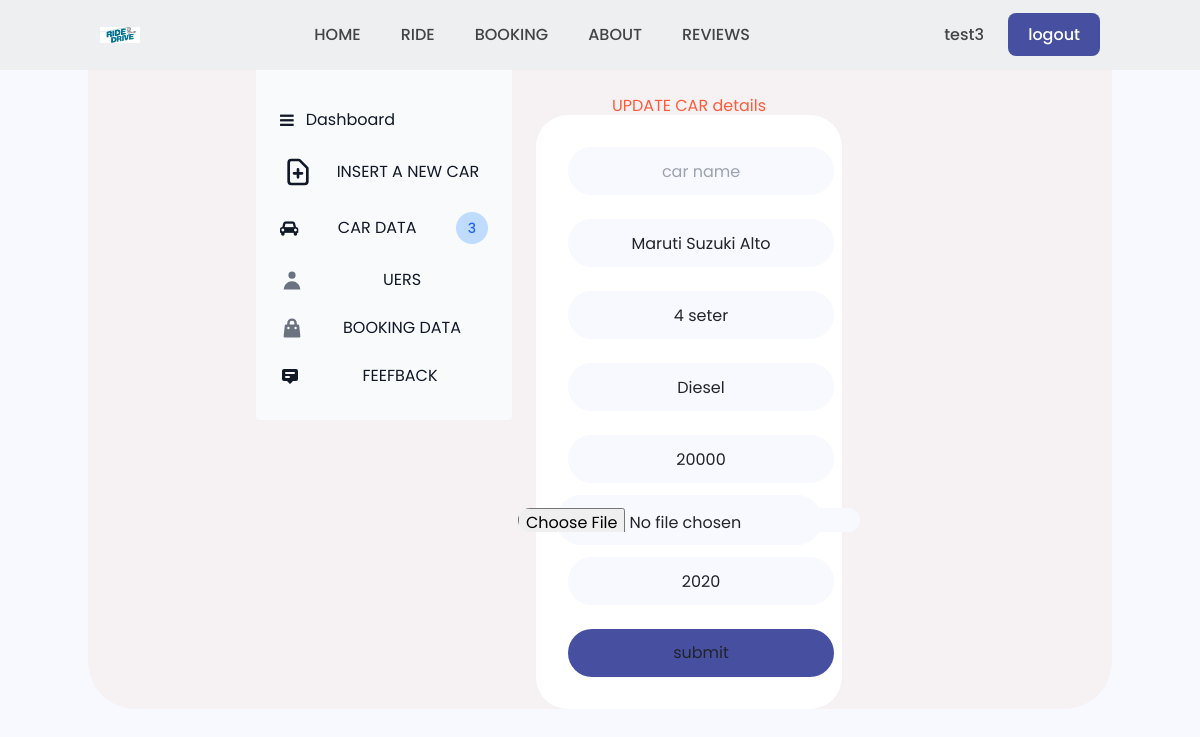
The page /admin/car-update.php?i=6 (signed in) on the database its author committed.
### tables this page shows
CREATE TABLE `cars` (
  `id` int(38) NOT NULL,
  `name` varchar(255) NOT NULL,
  `model` varchar(255) NOT NULL,
  `type` varchar(255) NOT NULL,
  `fuel` varchar(255) NOT NULL,
  `price` int(38) NOT NULL,
  `img` varchar(2000) NOT NULL,
  `year` int(38) NOT NULL
);

### admin/car-update.php (the view, shortened to what this page needs)
<?php
require_once('../init.php');
	$id = $_GET['i'];
	$sql = "select * from cars where id = ".$id."";
	$res = mysqli_query($conn, $sql);
	$rows = mysqli_fetch_assoc($res);
?>
<!DOCTYPE html>
<html lang="en">
<head>
    <link href="https://cdn.jsdelivr.net/npm/bootstrap@5.0.2/dist/css/bootstrap.min.css" rel="stylesheet">
    <link  rel="stylesheet" href="style.css">
</head>
<body>
    <div class="container">
        <div class="row">
            <div class="col-md-3"><?php include('dashboard.php')?></div>
            <div class="col-md-9 mt-5 pt-5"><h1>UPDATE CAR details</h1>
		<form class="field" action="" method="post">
			<div class="input">
				<input type="text" name="name" value="<?= $rows['name'] ?>" placeholder="car name" required>
			</div>
			<div class="input">
				<input type="text" name="model" value="<?= $rows['model'] ?>" placeholder="model name" required>
			</div>
			<div class="input">
				<input type="text"  name="type" value="<?= $rows['type'] ?>" placeholder="no.of seet in cars" required>
			</div>
			<div class="input">
				<input type="text"  name="fuel" value="<?= $rows['fuel'] ?>" placeholder="fuel" required>
			</div>
			<div class="input">
				<input type="text" name="price" value="<?= $rows['price'] ?>" placeholder="price" required>
			</div>
			<div class="input-file">
				<input type="file" name="img" value="" class="input-file-inside">
			</div>
			<div class="input">
				<input type="text"  name="year" value="<?= $rows['year'] ?>" placeholder="year" required>
			</div>
			<div class="selct">
				<input class="btn" name="submit" type="submit" value="submit">
			</div>
		</form>
	</div>
		</div>
        </div>
</body>
</html>

### admin/style.css (style rules this page uses)
body { background-color: rgb(248, 248, 255); margin: 0; padding: 0; text-decoration: rebeccapurple; text-align: center; font-family: 'Poppins', sans-serif; display: grid; }
:root { --main-color: #fe5b3d; --second-color: #ffac38; --text-color: #444; --gradient: linear-gradient(#fe5b3d, #ffac38); --btn-color:#474fa0; }
.container { justify-items: center; text-align: center; box-sizing: border-box; border-radius: 3rem; background-color:rgba(246, 241, 241, 0.863); width: 50%; outline: hidden; }
.container h1 { font-family: 'Poppins', sans-serif; color: #fe5b3d; }
.container .field { width: 60%; margin-top: 2px; padding: 20px; text-align: left; margin: 0 auto; box-sizing: border-box; background-color: #ffffff; border-radius: 2rem; cursor: pointer; }
.container input { font-family: 'Poppins', sans-serif; width: 100%; background-color:ghostwhite; border-radius: 2rem; margin: 12px; text-align: center; justify-content: center; height: 3rem; text-decoration: red; border: #fe5b3d; cursor: pointer; }
.container .input-file { font-family: 'Poppins', sans-serif; background-color:ghostwhite; border-radius: 2rem; display: flex; border:1px solid ghostwhite; justify-content: center; cursor: pointer; }
.container .input-file-inside { width:min-content; height:1.5rem; border: #fe5b3d; }
.container .field .btn { background-color: #474fa0; }

### style3.css (style rules this page uses)
:root { --main-color: #fe5b3d; --second-color: #ffac38; --text-color: #444; --gradient: linear-gradient(#fe5b3d, #ffac38); }
* { margin: 0; padding: 0; box-sizing: border-box; scroll-padding-top: 2rem; scroll-behavior: smooth; list-style: none; text-decoration: none; font-family: 'Poppins', sans-serif; }

### rows shown on the page
cars: model "Maruti Suzuki Alto", type "4 seter", fuel "Diesel", price "20000", year "2020"

### other values the page prints
$_SESSION['name'] "test3"
